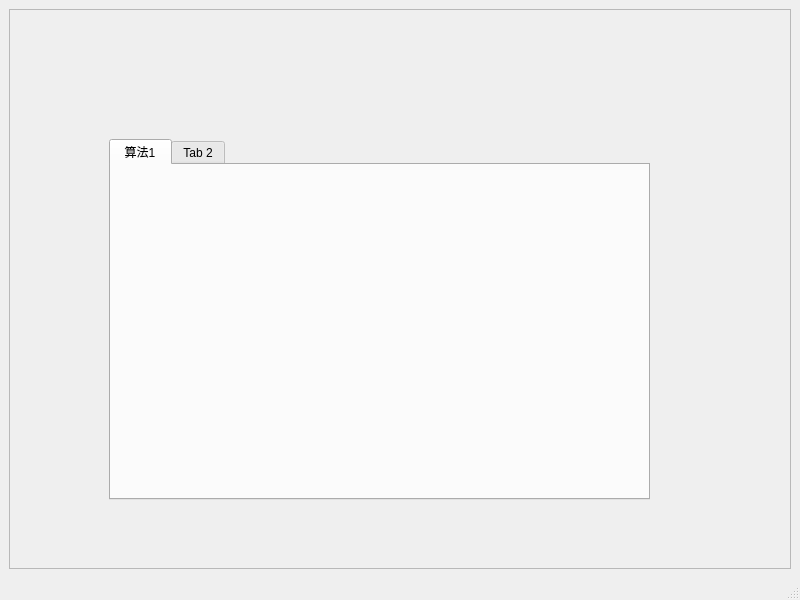
<?xml version="1.0" encoding="UTF-8"?>
<ui version="4.0">
 <class>MainWindow</class>
 <widget class="QMainWindow" name="MainWindow">
  <property name="geometry">
   <rect>
    <x>0</x>
    <y>0</y>
    <width>800</width>
    <height>600</height>
   </rect>
  </property>
  <property name="windowTitle">
   <string>MainWindow</string>
  </property>
  <widget class="QWidget" name="centralwidget">
   <layout class="QVBoxLayout" name="verticalLayout">
    <item>
     <widget class="QFrame" name="frame">
      <property name="frameShape">
       <enum>QFrame::StyledPanel</enum>
      </property>
      <property name="frameShadow">
       <enum>QFrame::Raised</enum>
      </property>
      <widget class="QTabWidget" name="tabWidget">
       <property name="geometry">
        <rect>
         <x>100</x>
         <y>130</y>
         <width>541</width>
         <height>361</height>
        </rect>
       </property>
       <property name="currentIndex">
        <number>0</number>
       </property>
       <widget class="QWidget" name="tab">
        <attribute name="title">
         <string> 算法1 </string>
        </attribute>
       </widget>
       <widget class="QWidget" name="tab_2">
        <attribute name="title">
         <string>Tab 2</string>
        </attribute>
       </widget>
      </widget>
     </widget>
    </item>
   </layout>
  </widget>
  <widget class="QMenuBar" name="menubar">
   <property name="geometry">
    <rect>
     <x>0</x>
     <y>0</y>
     <width>800</width>
     <height>23</height>
    </rect>
   </property>
  </widget>
  <widget class="QStatusBar" name="statusbar"/>
 </widget>
 <resources/>
 <connections/>
</ui>
